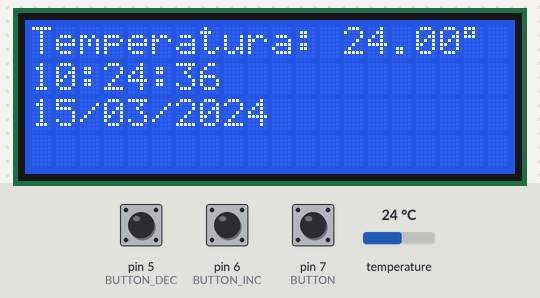
A sketch run on a simulated Arduino Uno, built with avr-gcc and run on an emulated ATmega328P. Shown: 20×4 character LCD. The test bench sets the inputs (shaded band); at power-on: pin 7 (BUTTON) LOW, pin 5 (BUTTON_DEC) LOW, pin 6 (BUTTON_INC) LOW, temperature 24 °C. The local clock reads 2024-03-15 10:24:30 at power-on unless the sketch sets it; what the sketch prints to the serial monitor is not drawn.

Above: at 6.3 s.
6.4 s: pin 7 (BUTTON) pulled HIGH for 0.15 s
At 7.3 s:
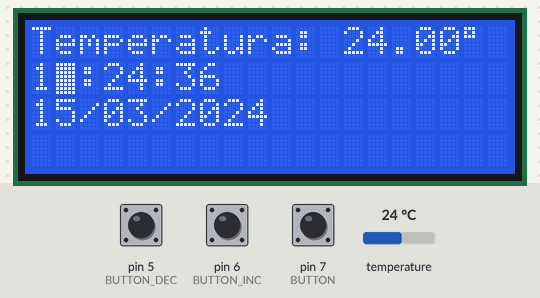
8.0 s: pin 5 (BUTTON_DEC) pulled HIGH for 0.15 s
At 9.1 s:
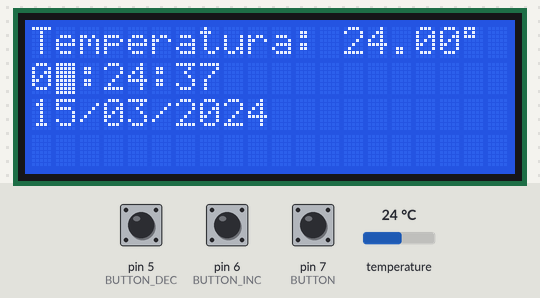
9.8 s: pin 6 (BUTTON_INC) pulled HIGH for 0.15 s
At 9.98 s:
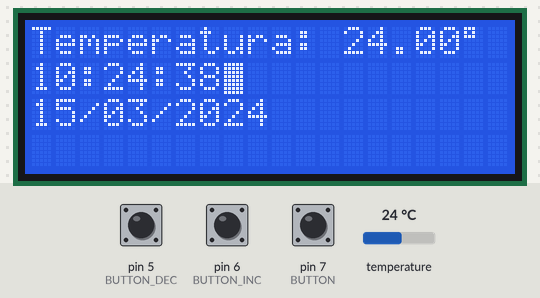
11.6 s: pin 5 (BUTTON_DEC) pulled HIGH for 1 s
At 11.78 s:
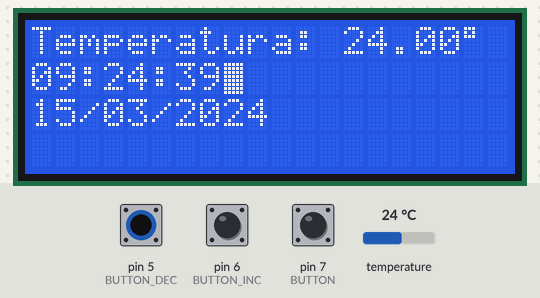
14.1 s: pin 6 (BUTTON_INC) pulled HIGH for 1 s
At 15.0 s:
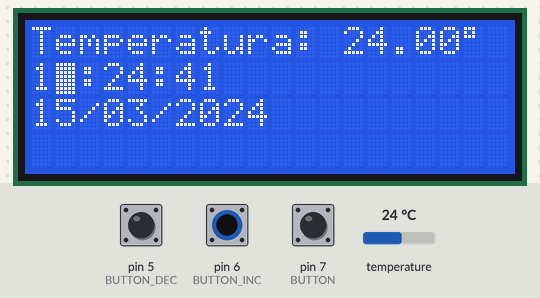
16.6 s: pin 7 (BUTTON) pulled HIGH for 1 s
At 17.1 s:
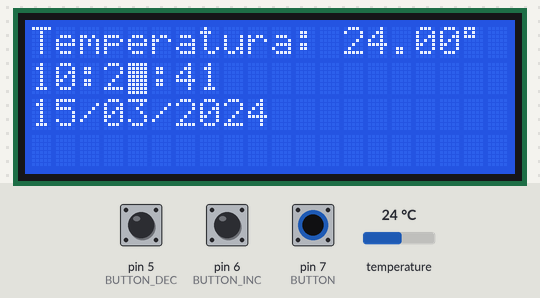
Timing chart, 0 to 19.6 s (numbered marks = the images above; inputs shaded):
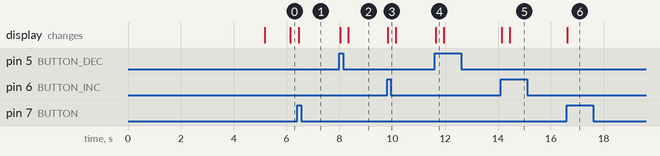

The sketch:

Termometro_Data_Ora_Su_LCD.ino
```cpp
#include <DS3232RTC.h>
#include <TimeLib.h>
#include <OneWire.h>
#include <Wire.h>
#include <LiquidCrystal_I2C.h>

LiquidCrystal_I2C lcd(0x27,20,4);  // set the LCD address to 0x27 for a 16 chars and 2 line display

#if defined(ARDUINO) && ARDUINO >= 100
#define printByte(args)  write(args);
#else
#define printByte(args)  print(args,BYTE);
#endif

// Il terminale data del sensore è connesso
// alla porta 2 di Arduino
int DS18B20_Pin = 2;
// Imposta la comunicazione oneWire per comunicare
// con un dispositivo compatibile
OneWire ds(DS18B20_Pin);

#define BUTTON 7              // pin di input dove è collegato il pulsante
int val = 0;                  // si userà val per conservare lo stato del pin di input
int vecchio_val = 0;          // si userà vecchio_val per conservare lo stato del pin di input al passo precedente
int stato = 0;                // ricorda lo stato in cui si trova il led, stato = 0 led spento, stato = 1 led acceso

#define BUTTON_INC 6              // pin di input dove è collegato il pulsante
int valInc = 0;                  // si userà val per conservare lo stato del pin di input
int vecchio_valInc = 0;          // si userà vecchio_val per conservare lo stato del pin di input al passo precedente
int statoInc = 0;                // ricorda lo stato in cui si trova il led, stato = 0 led spento, stato = 1 led acceso


#define BUTTON_DEC 5              // pin di input dove è collegato il pulsante
int valDec = 0;                  // si userà val per conservare lo stato del pin di input
int vecchio_valDec = 0;          // si userà vecchio_val per conservare lo stato del pin di input al passo precedente
int statoDec = 0;                // ricorda lo stato in cui si trova il led, stato = 0 led spento, stato = 1 led acceso


void setup()
{
  lcd.init();  //initialize the lcd
  lcd.backlight();  //open the backlight
  pinMode(BUTTON, INPUT);     // imposta il pin digitale come input
  pinMode(BUTTON_INC, INPUT);     // imposta il pin digitale come input
  pinMode(BUTTON_DEC, INPUT);     // imposta il pin digitale come input

  lcd.setCursor ( 0, 0 );            // go to the top left corner
  lcd.print("Termometro Digitale"); // write this string on the top row
  lcd.setCursor ( 0, 2 );            // go to the third row
  lcd.print("  Loading........   "); // pad with spaces for centering


   Serial.begin(9600);
    setSyncProvider(RTC.get);   // the function to get the time from the RTC
    if(timeStatus() != timeSet)
        Serial.println("Unable to sync with the RTC");
    else
        Serial.println("RTC has set the system time");

  delay(5000);

  lcd.clear();
}

void loop()
{
  stato = GetCurrentStatus();

  if(stato > 0)
  {
    UpdateCarretPositionAccordingWithStatus();

    int hours = hour();
    int minutes = minute();
    int seconds = second();

    int canIncrement = GetIncStatus();
    int canDecrement = GetDecStatus();

    if(canIncrement == 1)
    {
        if(stato == 1) hours = (hours + 1) % 24;
        if(stato == 2) minutes = (minutes + 1) % 60;
        if(stato == 3) seconds = (seconds + 1) % 60;

        setTime(hours, minutes, seconds, day(), month(), year());
        RTC.set(now());

        UpdateTime();
    }

    if(canDecrement == 1)
    {
        if(stato == 1)
        {
          if(hours == 0) hours = 24;
          hours = (hours - 1) % 24;
        }
        if(stato == 2)
        {
          if(minutes == 0) minutes = 60;
          minutes = (minutes - 1) % 60;
        }
        if(stato == 3)
        {
          if(seconds == 0) seconds = 60;
          seconds = (seconds - 1) % 60;
        }

        setTime(hours, minutes, seconds, day(), month(), year());
        RTC.set(now());

        UpdateTime();
    }

    statoInc = 0;
    statoDec = 0;
  }
  else
  {
    lcd.noBlink();

    UpdateTemperatureValue();

    UpdateTime();

    UpdateDate();
  }
}

int GetIncStatus() {

  int result = statoInc;

  valInc = digitalRead(BUTTON_INC);  // legge il valore dell'input e lo conserva

  // controlla se è accaduto qualcosa
  if ((valInc == HIGH) && (vecchio_valInc == LOW)){
    result = 1 - result;
    delay(15);                // attesa di 15 millisecondi
  }

  vecchio_valInc = valInc;            // ricordiamo il valore precedente di val

  return result;
}


int GetDecStatus() {

  int result = statoDec;

  valDec = digitalRead(BUTTON_DEC);  // legge il valore dell'input e lo conserva

  // controlla se è accaduto qualcosa
  if ((valDec == HIGH) && (vecchio_valDec == LOW)){
    result = 1 - result;
    delay(15);                // attesa di 15 millisecondi
  }

  vecchio_valDec = valDec;            // ricordiamo il valore precedente di val

  return result;
}


int GetCurrentStatus()
{
  int result = stato;
  val = digitalRead(BUTTON);  // legge il valore dell'input e lo conserva

  // controlla se è accaduto qualcosa
  if ((val == HIGH) && (vecchio_val == LOW))
  {
    result = 1 + result;

    if (result > 3) result = 0;

    delay(15);                // attesa di 15 millisecondi
  }

  vecchio_val = val;            // ricordiamo il valore precedente di val
  return result;
}

void UpdateCarretPositionAccordingWithStatus()
{
  int cusrsorPos;
  if(stato == 1) cusrsorPos = 1;
  if(stato == 2) cusrsorPos = 4;
  if(stato == 3) cusrsorPos = 7;

  lcd.setCursor ( cusrsorPos, 1 );
  lcd.blink();
}

void UpdateTemperatureValue()
{
    float temperature = getTemp();

    uint8_t i = 223;
    lcd.setCursor ( 0, 0 );
    lcd.print("Temperatura: ");
    lcd.setCursor ( 13, 0 );
    lcd.print(temperature);
    lcd.setCursor ( 18, 0 );
    lcd.printByte(i);
}

void UpdateTime()
{
    int hours = hour();
    int minutes = minute();
    int seconds = second();

    lcd.setCursor ( 0, 1 );
    if(hours < 10)
    {
      lcd.print("0");
      lcd.setCursor ( 1, 1 );
      lcd.print(hours);
    }
    else
      lcd.print(hours);

    lcd.setCursor ( 2, 1 );
    lcd.print(":");

    lcd.setCursor ( 3, 1 );
    if(minutes < 10)
    {
      lcd.print("0");
      lcd.setCursor ( 4, 1 );
      lcd.print(minutes);
    }
    else
      lcd.print(minutes);

    lcd.setCursor ( 5, 1 );
    lcd.print(":");

    lcd.setCursor ( 6, 1 );
    if(seconds < 10)
    {
      lcd.print("0");
      lcd.setCursor ( 7, 1 );
      lcd.print(seconds);
    }
    else
      lcd.print(seconds);
}

void UpdateDate()
{
    int days = day();
    int months = month();
    int years = year();

    lcd.setCursor ( 0, 2 );
    if(days < 10)
    {
      lcd.print("0");
      lcd.setCursor ( 1, 2 );
      lcd.print(days);
    }
    else
      lcd.print(days);

    lcd.setCursor ( 2, 2 );
    lcd.print("/");

    lcd.setCursor ( 3, 2 );
    if(months < 10)
    {
      lcd.print("0");
      lcd.setCursor ( 4, 2 );
      lcd.print(months);
    }
    else
      lcd.print(months);

    lcd.setCursor ( 5, 2 );
    lcd.print("/");

    lcd.setCursor ( 6, 2 );
    lcd.print(years);
}


//returns the temperature from one DS18B20 in DEG Celsius
float getTemp(){

  byte data[12];
  byte addr[8];

  if ( !ds.search(addr)) {
      //no more sensors on chain, reset search
      ds.reset_search();
      return -1000;
  }

  if ( OneWire::crc8( addr, 7) != addr[7]) {
      Serial.println("CRC is not valid!");
      return -1000;
  }

  if ( addr[0] != 0x10 && addr[0] != 0x28) {
      Serial.print("Device is not recognized");
      return -1000;
  }

  ds.reset();
  ds.select(addr);
  ds.write(0x44,1); // start conversion, with parasite power on at the end

  byte present = ds.reset();
  ds.select(addr);
  ds.write(0xBE); // Read Scratchpad

  for (int i = 0; i < 9; i++) { // we need 9 bytes
    data[i] = ds.read();
  }

  ds.reset_search();

  byte MSB = data[1];
  byte LSB = data[0];

  float tempRead = ((MSB << 8) | LSB); //using two's compliment
  float TemperatureSum = tempRead / 16;

  return TemperatureSum;

}
```

Measured:
- after the input at 6.4 s, the display: changes after 0.06 s (image 1)
- after the input at 8.0 s, the display: first changes at once (image 2 shows a later state)
- after the input at 9.8 s, the display: changes at once (image 3)
- after the input at 11.6 s, the display: changes at once (image 4)
- after the input at 14.1 s, the display: first changes at once (image 5 shows a later state)
- after the input at 16.6 s, the display: changes at once (image 6)
